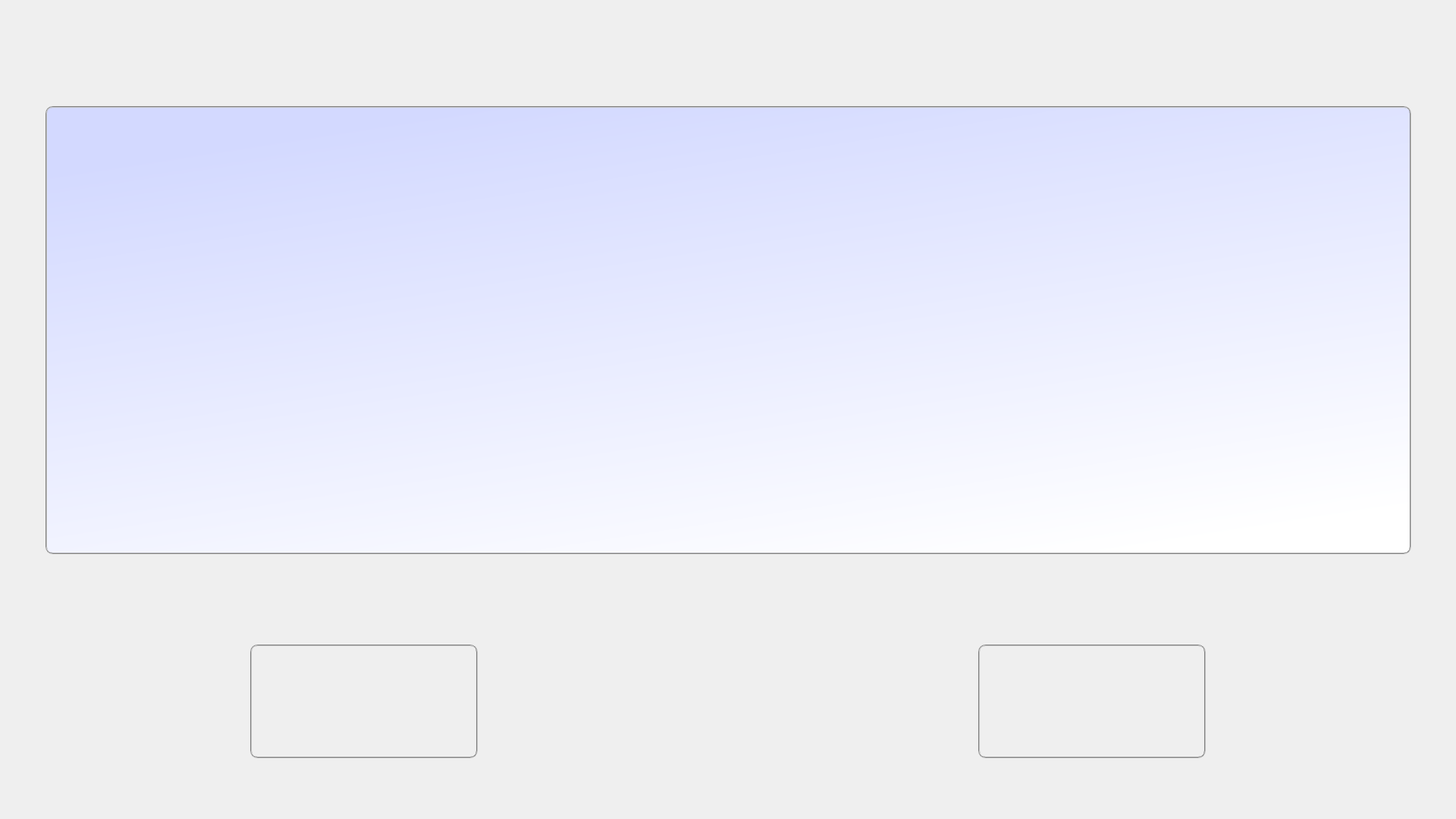
<?xml version="1.0" encoding="UTF-8"?>
<ui version="4.0">
 <class>ConfirmPayinsuranceDialog</class>
 <widget class="QDialog" name="ConfirmPayinsuranceDialog">
  <property name="geometry">
   <rect>
    <x>0</x>
    <y>0</y>
    <width>1920</width>
    <height>1080</height>
   </rect>
  </property>
  <property name="windowTitle">
   <string>ConfirmPayinsuranceDialog</string>
  </property>
  <property name="styleSheet">
   <string notr="true"/>
  </property>
  <widget class="QPushButton" name="pBtnNext">
   <property name="geometry">
    <rect>
     <x>1290</x>
     <y>850</y>
     <width>300</width>
     <height>150</height>
    </rect>
   </property>
   <property name="font">
    <font>
     <pointsize>22</pointsize>
    </font>
   </property>
   <property name="styleSheet">
    <string notr="true">border:2px groove gray;border-radius:10px;padding:2px 4px;
border-image: url(:/Resources/Images/nextoff.png);</string>
   </property>
   <property name="text">
    <string/>
   </property>
  </widget>
  <widget class="QPushButton" name="pBtnHomepage">
   <property name="geometry">
    <rect>
     <x>330</x>
     <y>850</y>
     <width>300</width>
     <height>150</height>
    </rect>
   </property>
   <property name="font">
    <font>
     <family>Algerian</family>
     <pointsize>22</pointsize>
    </font>
   </property>
   <property name="styleSheet">
    <string notr="true">border:2px groove gray;border-radius:10px;padding:2px 4px;
border-image: url(:/Resources/Images/cancelon.png);</string>
   </property>
   <property name="text">
    <string/>
   </property>
  </widget>
  <widget class="QTextBrowser" name="textBrowser">
   <property name="geometry">
    <rect>
     <x>60</x>
     <y>140</y>
     <width>1801</width>
     <height>591</height>
    </rect>
   </property>
   <property name="styleSheet">
    <string notr="true">border:2px groove gray;border-radius:10px;padding:2px 2px;
background-color: qlineargradient(spread:pad, x1:0.3125, y1:0, x2:0.784, y2:1, stop:0 rgba(211, 217, 255, 255), stop:1 rgba(255, 255, 255, 255));</string>
   </property>
   <property name="html">
    <string>&lt;!DOCTYPE HTML PUBLIC &quot;-//W3C//DTD HTML 4.0//EN&quot; &quot;http://www.w3.org/TR/REC-html40/strict.dtd&quot;&gt;
&lt;html&gt;&lt;head&gt;&lt;meta name=&quot;qrichtext&quot; content=&quot;1&quot; /&gt;&lt;style type=&quot;text/css&quot;&gt;
p, li { white-space: pre-wrap; }
&lt;/style&gt;&lt;/head&gt;&lt;body style=&quot; font-family:'SimSun'; font-size:9pt; font-weight:400; font-style:normal;&quot;&gt;
&lt;p style=&quot;-qt-paragraph-type:empty; margin-top:0px; margin-bottom:0px; margin-left:0px; margin-right:0px; -qt-block-indent:0; text-indent:0px;&quot;&gt;&lt;br /&gt;&lt;/p&gt;&lt;/body&gt;&lt;/html&gt;</string>
   </property>
  </widget>
 </widget>
 <layoutdefault spacing="6" margin="11"/>
 <resources>
  <include location="confirmpayinsurancedialog.qrc"/>
 </resources>
 <connections/>
</ui>
